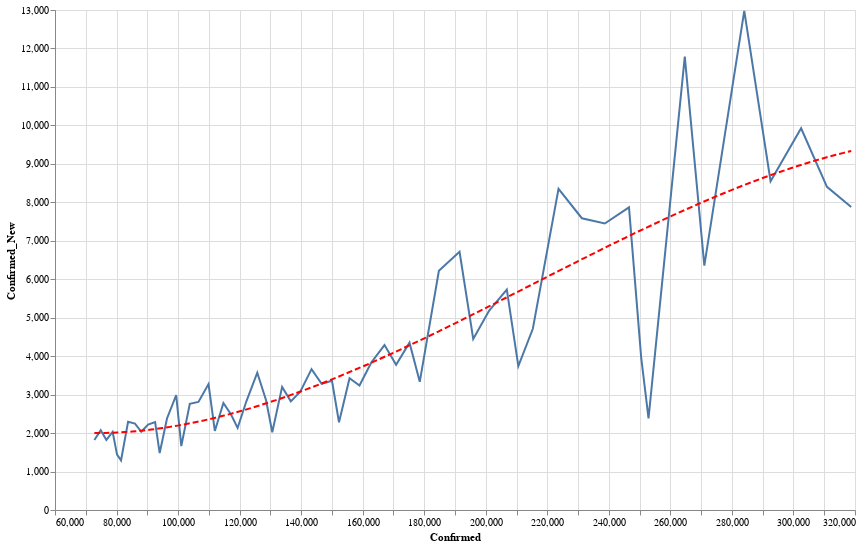

Notebook cell for this chart:
### Code cell
data = state_data('US')
state = alt.Chart(data[data['State'] == 'CA'].sort_values('Date').tail(60)).mark_line().encode(
    x='Confirmed:Q',
    y='Confirmed_New:Q'
)
reg = state.transform_regression("Confirmed", "Confirmed_New", method="poly").mark_line(color='red', strokeDash=[6,3])
(state+reg).properties(width=800, height=500).interactive()

### Figure 1 — Vega-Lite specification as saved in the notebook (floating-point values rounded to 4 significant figures)
{"config": {"view": {"continuousWidth": 400, "continuousHeight": 300}}, "layer": [{"mark": "line", "encoding": {"x": {"type": "quantitative", "field": "Confirmed"}, "y": {"type": "quantitative", "field": "Confirmed_New"}}, "selection": {"selector022": {"type": "interval", "bind": "scales", "encodings": ["x", "y"]}}}, {"mark": {"type": "line", "color": "red", "strokeDash": [6, 3]}, "encoding": {"x": {"type": "quantitative", "field": "Confirmed"}, "y": {"type": "quantitative", "field": "Confirmed_New"}}, "transform": [{"on": "Confirmed", "regression": "Confirmed_New", "method": "poly"}]}], "data": {"name": "data-cdc04a76e737163d1d3c9ff6e75ca43c"}, "height": 500, "width": 800, "$schema": "https://vega.github.io/schema/vega-lite/v4.0.2.json", "datasets": {"data-cdc04a76e737163d1d3c9ff6e75ca43c": [{"State": "CA", "Date": "05-13-2020", "Confirmed": 72800.0, "Deaths": 2957.0, "Recovered": 0.0, "Confirmed_New": 1820.0, "Deaths_New": 78.0, "Recovered_New": 0.0, "Active": 69840.0}, {"State": "CA", "Date": "05-14-2020", "Confirmed": 74870.0, "Deaths": 3052.0, "Recovered": 0.0, "Confirmed_New": 2073.0, "Deaths_New": 95.0, "Recovered_New": 0.0, "Active": 71820.0}, {"State": "CA", "Date": "05-15-2020", "Confirmed": 76690.0, "Deaths": 3136.0, "Recovered": 0.0, "Confirmed_New": 1822.0, "Deaths_New": 84.0, "Recovered_New": 0.0, "Active": 73560.0}, {"State": "CA", "Date": "05-16-2020", "Confirmed": 78720.0, "Deaths": 3208.0, "Recovered": 0.0, "Confirmed_New": 2032.0, "Deaths_New": 72.0, "Recovered_New": 0.0, "Active": 75520.0}, {"State": "CA", "Date": "05-17-2020", "Confirmed": 80170.0, "Deaths": 3240.0, "Recovered": 0.0, "Confirmed_New": 1441.0, "Deaths_New": 32.0, "Recovered_New": 0.0, "Active": 76930.0}, {"State": "CA", "Date": "05-18-2020", "Confirmed": 81460.0, "Deaths": 3279.0, "Recovered": 0.0, "Confirmed_New": 1291.0, "Deaths_New": 39.0, "Recovered_New": 0.0, "Active": 78180.0}, {"State": "CA", "Date": "05-19-2020", "Confirmed": 83750.0, "Deaths": 3403.0, "Recovered": 0.0, "Confirmed_New": 2295.0, "Deaths_New": 124.0, "Recovered_New": 0.0, "Active": 80350.0}, {"State": "CA", "Date": "05-20-2020", "Confirmed": 86000.0, "Deaths": 3497.0, "Recovered": 0.0, "Confirmed_New": 2245.0, "Deaths_New": 94.0, "Recovered_New": 0.0, "Active": 82500.0}, {"State": "CA", "Date": "05-21-2020", "Confirmed": 88030.0, "Deaths": 3583.0, "Recovered": 0.0, "Confirmed_New": 2034.0, "Deaths_New": 86.0, "Recovered_New": 0.0, "Active": 84450.0}, {"State": "CA", "Date": "05-22-2020", "Confirmed": 90250.0, "Deaths": 3666.0, "Recovered": 0.0, "Confirmed_New": 2221.0, "Deaths_New": 83.0, "Recovered_New": 0.0, "Active": 86590.0}, {"State": "CA", "Date": "05-23-2020", "Confirmed": 92540.0, "Deaths": 3738.0, "Recovered": 0.0, "Confirmed_New": 2287.0, "Deaths_New": 72.0, "Recovered_New": 0.0, "Active": 88800.0}, {"State": "CA", "Date": "05-24-2020", "Confirmed": 94020.0, "Deaths": 3754.0, "Recovered": 0.0, "Confirmed_New": 1481.0, "Deaths_New": 16.0, "Recovered_New": 0.0, "Active": 90270.0}, {"State": "CA", "Date": "05-25-2020", "Confirmed": 96400.0, "Deaths": 3769.0, "Recovered": 0.0, "Confirmed_New": 2380.0, "Deaths_New": 15.0, "Recovered_New": 0.0, "Active": 92630.0}, {"State": "CA", "Date": "05-26-2020", "Confirmed": 99390.0, "Deaths": 3819.0, "Recovered": 0.0, "Confirmed_New": 2987.0, "Deaths_New": 50.0, "Recovered_New": 0.0, "Active": 95570.0}, {"State": "CA", "Date": "05-27-2020", "Confirmed": 101000.0, "Deaths": 3895.0, "Recovered": 0.0, "Confirmed_New": 1663.0, "Deaths_New": 76.0, "Recovered_New": 0.0, "Active": 97160.0}, {"State": "CA", "Date": "05-28-2020", "Confirmed": 103800.0, "Deaths": 3993.0, "Recovered": 0.0, "Confirmed_New": 2763.0, "Deaths_New": 98.0, "Recovered_New": 0.0, "Active": 99820.0}, {"State": "CA", "Date": "05-29-2020", "Confirmed": 106600.0, "Deaths": 4077.0, "Recovered": 0.0, "Confirmed_New": 2809.0, "Deaths_New": 84.0, "Recovered_New": 0.0, "Active": 102500.0}, {"State": "CA", "Date": "05-30-2020", "Confirmed": 109900.0, "Deaths": 4144.0, "Recovered": 0.0, "Confirmed_New": 3273.0, "Deaths_New": 67.0, "Recovered_New": 0.0, "Active": 105800.0}, {"State": "CA", "Date": "05-31-2020", "Confirmed": 112000.0, "Deaths": 4172.0, "Recovered": 0.0, "Confirmed_New": 2056.0, "Deaths_New": 28.0, "Recovered_New": 0.0, "Active": 107800.0}, {"State": "CA", "Date": "06-01-2020", "Confirmed": 114700.0, "Deaths": 4217.0, "Recovered": 0.0, "Confirmed_New": 2782.0, "Deaths_New": 45.0, "Recovered_New": 0.0, "Active": 110500.0}, {"State": "CA", "Date": "06-02-2020", "Confirmed": 117200.0, "Deaths": 4305.0, "Recovered": 0.0, "Confirmed_New": 2482.0, "Deaths_New": 88.0, "Recovered_New": 0.0, "Active": 112900.0}, {"State": "CA", "Date": "06-03-2020", "Confirmed": 119300.0, "Deaths": 4374.0, "Recovered": 0.0, "Confirmed_New": 2133.0, "Deaths_New": 69.0, "Recovered_New": 0.0, "Active": 115000.0}, {"State": "CA", "Date": "06-04-2020", "Confirmed": 122200.0, "Deaths": 4444.0, "Recovered": 0.0, "Confirmed_New": 2820.0, "Deaths_New": 70.0, "Recovered_New": 0.0, "Active": 117700.0}, {"State": "CA", "Date": "06-05-2020", "Confirmed": 125700.0, "Deaths": 4529.0, "Recovered": 0.0, "Confirmed_New": 3570.0, "Deaths_New": 85.0, "Recovered_New": 0.0, "Active": 121200.0}, {"State": "CA", "Date": "06-06-2020", "Confirmed": 128600.0, "Deaths": 4607.0, "Recovered": 0.0, "Confirmed_New": 2855.0, "Deaths_New": 78.0, "Recovered_New": 0.0, "Active": 124000.0}, {"State": "CA", "Date": "06-07-2020", "Confirmed": 130600.0, "Deaths": 4632.0, "Recovered": 0.0, "Confirmed_New": 2022.0, "Deaths_New": 25.0, "Recovered_New": 0.0, "Active": 126000.0}, {"State": "CA", "Date": "06-08-2020", "Confirmed": 133800.0, "Deaths": 4657.0, "Recovered": 0.0, "Confirmed_New": 3201.0, "Deaths_New": 25.0, "Recovered_New": 0.0, "Active": 129200.0}, {"State": "CA", "Date": "06-09-2020", "Confirmed": 136600.0, "Deaths": 4745.0, "Recovered": 0.0, "Confirmed_New": 2825.0, "Deaths_New": 88.0, "Recovered_New": 0.0, "Active": 131900.0}, {"State": "CA", "Date": "06-10-2020", "Confirmed": 139700.0, "Deaths": 4854.0, "Recovered": 0.0, "Confirmed_New": 3074.0, "Deaths_New": 109.0, "Recovered_New": 0.0, "Active": 134900.0}, {"State": "CA", "Date": "06-11-2020", "Confirmed": 143400.0, "Deaths": 4934.0, "Recovered": 0.0, "Confirmed_New": 3662.0, "Deaths_New": 80.0, "Recovered_New": 0.0, "Active": 138400.0}, {"State": "CA", "Date": "06-12-2020", "Confirmed": 146700.0, "Deaths": 4978.0, "Recovered": 0.0, "Confirmed_New": 3282.0, "Deaths_New": 44.0, "Recovered_New": 0.0, "Active": 141700.0}, {"State": "CA", "Date": "06-13-2020", "Confirmed": 150000.0, "Deaths": 5076.0, "Recovered": 0.0, "Confirmed_New": 3359.0, "Deaths_New": 98.0, "Recovered_New": 0.0, "Active": 144900.0}, {"State": "CA", "Date": "06-14-2020", "Confirmed": 152300.0, "Deaths": 5099.0, "Recovered": 0.0, "Confirmed_New": 2282.0, "Deaths_New": 23.0, "Recovered_New": 0.0, "Active": 147200.0}, {"State": "CA", "Date": "06-15-2020", "Confirmed": 155700.0, "Deaths": 5114.0, "Recovered": 0.0, "Confirmed_New": 3426.0, "Deaths_New": 15.0, "Recovered_New": 0.0, "Active": 150600.0}, {"State": "CA", "Date": "06-16-2020", "Confirmed": 159000.0, "Deaths": 5200.0, "Recovered": 0.0, "Confirmed_New": 3235.0, "Deaths_New": 86.0, "Recovered_New": 0.0, "Active": 153800.0}, {"State": "CA", "Date": "06-17-2020", "Confirmed": 162800.0, "Deaths": 5271.0, "Recovered": 0.0, "Confirmed_New": 3837.0, "Deaths_New": 71.0, "Recovered_New": 0.0, "Active": 157500.0}, {"State": "CA", "Date": "06-18-2020", "Confirmed": 167100.0, "Deaths": 5355.0, "Recovered": 0.0, "Confirmed_New": 4288.0, "Deaths_New": 84.0, "Recovered_New": 0.0, "Active": 161700.0}, {"State": "CA", "Date": "06-19-2020", "Confirmed": 170900.0, "Deaths": 5426.0, "Recovered": 0.0, "Confirmed_New": 3776.0, "Deaths_New": 71.0, "Recovered_New": 0.0, "Active": 165400.0}, {"State": "CA", "Date": "06-20-2020", "Confirmed": 175200.0, "Deaths": 5494.0, "Recovered": 0.0, "Confirmed_New": 4351.0, "Deaths_New": 68.0, "Recovered_New": 0.0, "Active": 169700.0}, {"State": "CA", "Date": "06-21-2020", "Confirmed": 178500.0, "Deaths": 5515.0, "Recovered": 0.0, "Confirmed_New": 3333.0, "Deaths_New": 21.0, "Recovered_New": 0.0, "Active": 173000.0}, {"State": "CA", "Date": "06-22-2020", "Confirmed": 184800.0, "Deaths": 5566.0, "Recovered": 0.0, "Confirmed_New": 6219.0, "Deaths_New": 51.0, "Recovered_New": 0.0, "Active": 179200.0}, {"State": "CA", "Date": "06-23-2020", "Confirmed": 191500.0, "Deaths": 5626.0, "Recovered": 0.0, "Confirmed_New": 6712.0, "Deaths_New": 60.0, "Recovered_New": 0.0, "Active": 185900.0}, {"State": "CA", "Date": "06-24-2020", "Confirmed": 195900.0, "Deaths": 5725.0, "Recovered": 0.0, "Confirmed_New": 4448.0, "Deaths_New": 99.0, "Recovered_New": 0.0, "Active": 190200.0}, {"State": "CA", "Date": "06-25-2020", "Confirmed": 201100.0, "Deaths": 5806.0, "Recovered": 0.0, "Confirmed_New": 5187.0, "Deaths_New": 81.0, "Recovered_New": 0.0, "Active": 195300.0}, {"State": "CA", "Date": "06-26-2020", "Confirmed": 206800.0, "Deaths": 5868.0, "Recovered": 0.0, "Confirmed_New": 5732.0, "Deaths_New": 62.0, "Recovered_New": 0.0, "Active": 201000.0}, {"State": "CA", "Date": "06-27-2020", "Confirmed": 210600.0, "Deaths": 5899.0, "Recovered": 0.0, "Confirmed_New": 3740.0, "Deaths_New": 31.0, "Recovered_New": 0.0, "Active": 204700.0}, {"State": "CA", "Date": "06-28-2020", "Confirmed": 215300.0, "Deaths": 5932.0, "Recovered": 0.0, "Confirmed_New": 4712.0, "Deaths_New": 33.0, "Recovered_New": 0.0, "Active": 209400.0}, {"State": "CA", "Date": "06-29-2020", "Confirmed": 223600.0, "Deaths": 5983.0, "Recovered": 0.0, "Confirmed_New": 8350.0, "Deaths_New": 51.0, "Recovered_New": 0.0, "Active": 217700.0}, {"State": "CA", "Date": "06-30-2020", "Confirmed": 231200.0, "Deaths": 6082.0, "Recovered": 0.0, "Confirmed_New": 7586.0, "Deaths_New": 99.0, "Recovered_New": 0.0, "Active": 225200.0}, {"State": "CA", "Date": "07-01-2020", "Confirmed": 238700.0, "Deaths": 6169.0, "Recovered": 0.0, "Confirmed_New": 7449.0, "Deaths_New": 87.0, "Recovered_New": 0.0, "Active": 232500.0}, {"State": "CA", "Date": "07-02-2020", "Confirmed": 246600.0, "Deaths": 6265.0, "Recovered": 0.0, "Confirmed_New": 7869.0, "Deaths_New": 96.0, "Recovered_New": 0.0, "Active": 240300.0}, {"State": "CA", "Date": "07-03-2020", "Confirmed": 250500.0, "Deaths": 6315.0, "Recovered": 0.0, "Confirmed_New": 3964.0, "Deaths_New": 50.0, "Recovered_New": 0.0, "Active": 244200.0}, {"State": "CA", "Date": "07-04-2020", "Confirmed": 252900.0, "Deaths": 6334.0, "Recovered": 0.0, "Confirmed_New": 2381.0, "Deaths_New": 19.0, "Recovered_New": 0.0, "Active": 246600.0}, {"State": "CA", "Date": "07-05-2020", "Confirmed": 264700.0, "Deaths": 6373.0, "Recovered": 0.0, "Confirmed_New": 11790.0, "Deaths_New": 39.0, "Recovered_New": 0.0, "Active": 258300.0}, {"State": "CA", "Date": "07-06-2020", "Confirmed": 271000.0, "Deaths": 6441.0, "Recovered": 0.0, "Confirmed_New": 6354.0, "Deaths_New": 68.0, "Recovered_New": 0.0, "Active": 264600.0}, {"State": "CA", "Date": "07-07-2020", "Confirmed": 284000.0, "Deaths": 6573.0, "Recovered": 0.0, "Confirmed_New": 12980.0, "Deaths_New": 132.0, "Recovered_New": 0.0, "Active": 277400.0}, {"State": "CA", "Date": "07-08-2020", "Confirmed": 292600.0, "Deaths": 6718.0, "Recovered": 0.0, "Confirmed_New": 8548.0, "Deaths_New": 145.0, "Recovered_New": 0.0, "Active": 285800.0}, {"State": "CA", "Date": "07-09-2020", "Confirmed": 302500.0, "Deaths": 6859.0, "Recovered": 0.0, "Confirmed_New": 9924.0, "Deaths_New": 141.0, "Recovered_New": 0.0, "Active": 295600.0}, {"State": "CA", "Date": "07-10-2020", "Confirmed": 310900.0, "Deaths": 6955.0, "Recovered": 0.0, "Confirmed_New": 8401.0, "Deaths_New": 96.0, "Recovered_New": 0.0, "Active": 303900.0}, {"State": "CA", "Date": "07-11-2020", "Confirmed": 318800.0, "Deaths": 7027.0, "Recovered": 0.0, "Confirmed_New": 7876.0, "Deaths_New": 72.0, "Recovered_New": 0.0, "Active": 311700.0}]}}
